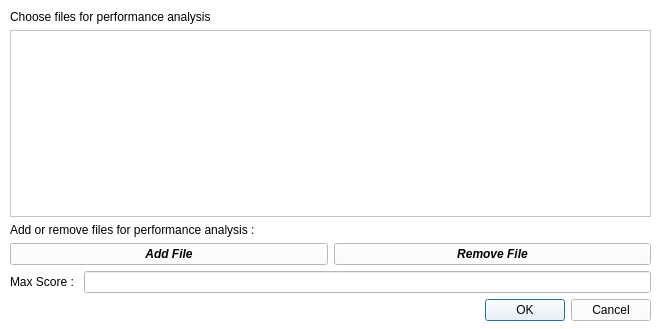
<?xml version="1.0" encoding="UTF-8"?>
<ui version="4.0">
 <class>PerformanceReportDialog</class>
 <widget class="QDialog" name="PerformanceReportDialog">
  <property name="geometry">
   <rect>
    <x>0</x>
    <y>0</y>
    <width>664</width>
    <height>329</height>
   </rect>
  </property>
  <property name="windowTitle">
   <string>Dialog</string>
  </property>
  <property name="styleSheet">
   <string notr="true">background-color:rgb(255,255,255);</string>
  </property>
  <widget class="QWidget" name="layoutWidget">
   <property name="geometry">
    <rect>
     <x>10</x>
     <y>10</y>
     <width>641</width>
     <height>311</height>
    </rect>
   </property>
   <layout class="QVBoxLayout" name="verticalLayout_3">
    <item>
     <widget class="QLabel" name="label_3">
      <property name="text">
       <string>Choose files for performance analysis</string>
      </property>
     </widget>
    </item>
    <item>
     <layout class="QHBoxLayout" name="horizontalLayout_3">
      <item>
       <layout class="QVBoxLayout" name="verticalLayout_2">
        <item>
         <layout class="QVBoxLayout" name="verticalLayout">
          <item>
           <widget class="QTableWidget" name="tw_file_info">
            <attribute name="horizontalHeaderMinimumSectionSize">
             <number>100</number>
            </attribute>
            <attribute name="horizontalHeaderDefaultSectionSize">
             <number>208</number>
            </attribute>
           </widget>
          </item>
          <item>
           <widget class="QLabel" name="label">
            <property name="text">
             <string>Add or remove files for performance analysis :</string>
            </property>
           </widget>
          </item>
          <item>
           <layout class="QHBoxLayout" name="horizontalLayout">
            <item>
             <widget class="QPushButton" name="pb_add_file">
              <property name="font">
               <font>
                <weight>75</weight>
                <italic>true</italic>
                <bold>true</bold>
               </font>
              </property>
              <property name="text">
               <string>Add File</string>
              </property>
             </widget>
            </item>
            <item>
             <widget class="QPushButton" name="pb_remove_file">
              <property name="font">
               <font>
                <weight>75</weight>
                <italic>true</italic>
                <bold>true</bold>
               </font>
              </property>
              <property name="text">
               <string>Remove File</string>
              </property>
             </widget>
            </item>
           </layout>
          </item>
         </layout>
        </item>
        <item>
         <layout class="QHBoxLayout" name="horizontalLayout_2">
          <item>
           <widget class="QLabel" name="label_2">
            <property name="text">
             <string>Max Score : </string>
            </property>
           </widget>
          </item>
          <item>
           <widget class="QLineEdit" name="le_max_score"/>
          </item>
         </layout>
        </item>
        <item>
         <widget class="QDialogButtonBox" name="buttonBox">
          <property name="orientation">
           <enum>Qt::Horizontal</enum>
          </property>
          <property name="standardButtons">
           <set>QDialogButtonBox::Cancel|QDialogButtonBox::Ok</set>
          </property>
         </widget>
        </item>
       </layout>
      </item>
     </layout>
    </item>
   </layout>
  </widget>
 </widget>
 <resources/>
 <connections>
  <connection>
   <sender>buttonBox</sender>
   <signal>accepted()</signal>
   <receiver>PerformanceReportDialog</receiver>
   <slot>accept()</slot>
   <hints>
    <hint type="sourcelabel">
     <x>248</x>
     <y>254</y>
    </hint>
    <hint type="destinationlabel">
     <x>157</x>
     <y>274</y>
    </hint>
   </hints>
  </connection>
  <connection>
   <sender>buttonBox</sender>
   <signal>rejected()</signal>
   <receiver>PerformanceReportDialog</receiver>
   <slot>reject()</slot>
   <hints>
    <hint type="sourcelabel">
     <x>316</x>
     <y>260</y>
    </hint>
    <hint type="destinationlabel">
     <x>286</x>
     <y>274</y>
    </hint>
   </hints>
  </connection>
 </connections>
</ui>
